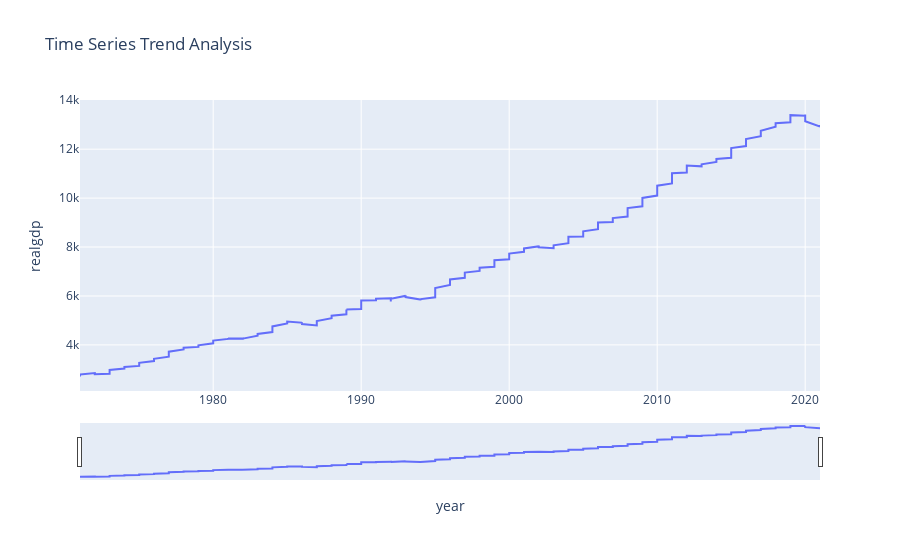

Here is the notebook cell this chart was saved with:
### Markdown cell above
#### DATASET FEATURES

    Variable name definitions::

        year      - 1959q1 - 2009q3
        quarter   - 1-4
        realgdp   - Real gross domestic product (Bil. of chained 2005 US$,
                    seasonally adjusted annual rate)
        realcons  - Real personal consumption expenditures (Bil. of chained
                    2005 US$, seasonally adjusted annual rate)
        realinv   - Real gross private domestic investment (Bil. of chained
                    2005 US$, seasonally adjusted annual rate)
        realgovt  - Real federal consumption expenditures & gross investment
                    (Bil. of chained 2005 US$, seasonally adjusted annual rate)
        realdpi   - Real private disposable income (Bil. of chained 2005
                    US$, seasonally adjusted annual rate)
        cpi       - End of the quarter consumer price index for all urban
                    consumers: all items (1982-84 = 100, seasonally adjusted).
        m1        - End of the quarter M1 nominal money stock (Seasonally
                    adjusted)
        tbilrate  - Quarterly monthly average of the monthly 3-month
                    treasury bill: secondary market rate
        unemp     - Seasonally adjusted unemployment rate (%)
        pop       - End of the quarter total population: all ages incl. armed
                    forces over seas
        infl      - Inflation rate (ln(cpi_{t}/cpi_{t-1}) * 400)
        realint   - Real interest rate (tbilrate - infl)

### Code cell
fig = px.line(data, x='year', y='realgdp', title='Time Series Trend Analysis')

fig.update_xaxes(
    rangeslider_visible=True,
    rangeselector=dict(
        buttons=list([
            dict(count=1, label="YTD", step="year", stepmode="todate"),
            dict(count=1, label="1y", step="year", stepmode="backward"),
            dict(step="all")
        ])
    )
)
fig.show()

### Figure 1 — Plotly figure (JSON) as saved in the notebook; plotly's stock layout.template omitted (floating-point values rounded to 4 significant figures; data arrays with more than 128 entries replaced by an {"elided": "..."} marker saying what was removed)
{"data": [{"hovertemplate": "year=%{x}<br>realgdp=%{y}<extra></extra>", "legendgroup": "", "line": {"color": "#636efa", "dash": "solid"}, "marker": {"symbol": "circle"}, "mode": "lines", "name": "", "orientation": "v", "showlegend": false, "type": "scatter", "x": {"elided": "203 int values"}, "xaxis": "x", "y": {"elided": "203 float values"}, "yaxis": "y"}], "layout": {"legend": {"tracegroupgap": 0}, "title": {"text": "Time Series Trend Analysis"}, "xaxis": {"anchor": "y", "domain": [0, 1], "rangeselector": {"buttons": [{"count": 1, "label": "YTD", "step": "year", "stepmode": "todate"}, {"count": 1, "label": "1y", "step": "year", "stepmode": "backward"}, {"step": "all"}]}, "rangeslider": {"visible": true}, "title": {"text": "year"}}, "yaxis": {"anchor": "x", "domain": [0, 1], "title": {"text": "realgdp"}}}}
